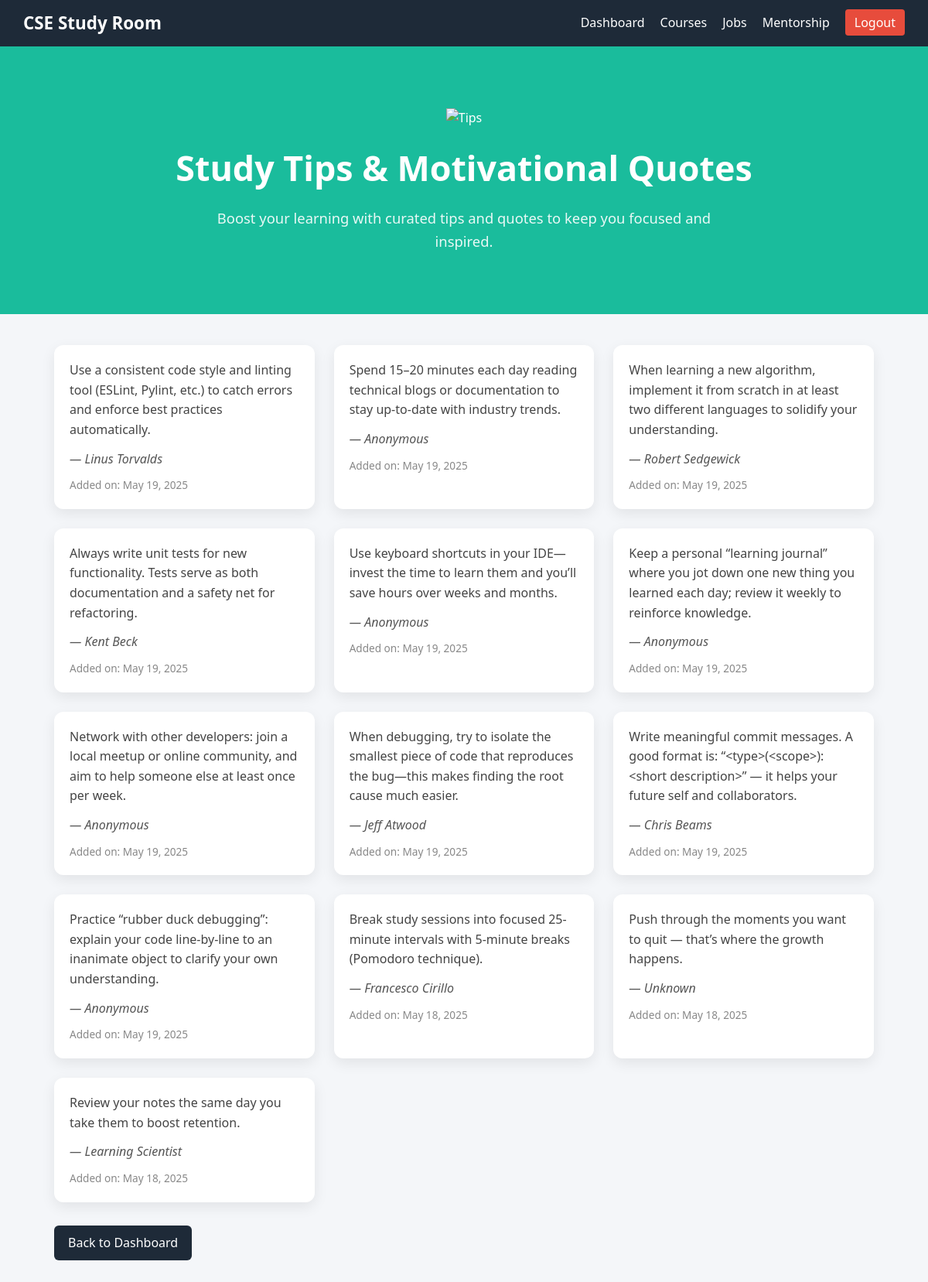
Page /pages/tips.php (signed in) on the committed database.
### tables this page shows
CREATE TABLE `tips` (
  `id` int(11) NOT NULL,
  `tip_text` text NOT NULL,
  `author` varchar(255) DEFAULT NULL,
  `created_at` timestamp NOT NULL DEFAULT current_timestamp()
);

### pages/tips.php (the view, shortened to what this page needs)
<?php
include('../db.php');
$stmt = $conn->query("SELECT * FROM tips ORDER BY created_at DESC");
$tips = $stmt->fetchAll(PDO::FETCH_ASSOC);
?>
<!DOCTYPE html>
<html lang="en">
<head>
  <link rel="stylesheet" href="../assets/css/tips.css">
</head>
<body>
  <nav class="nav">
    <div class="nav__brand">CSE Study Room</div>
    <ul class="nav__links">
      <li><a href="dashboard.php">Dashboard</a></li>
      <li><a href="courses.php">Courses</a></li>
      <li><a href="jobs.php">Jobs</a></li>
      <li><a href="mentorship.php">Mentorship</a></li>
      <li><a href="../auth/logout.php" class="nav__logout">Logout</a></li>
    </ul>
  </nav>
 <section class="hero">
  <img src="../assets/images/tips.png" alt="Tips" class="hero-img">
  <h1 class="hero-title">Study Tips & Motivational Quotes</h1>
  <p class="hero-subtitle">
    Boost your learning with curated tips and quotes to keep you focused and inspired.
  </p>
</section>
  <div class="container">
    <?php if ($tips): ?>
      <div class="tips-list">
        <?php foreach ($tips as $tip): ?>
          <div class="tip-item">
            <div class="tip-text"><?php echo nl2br(htmlspecialchars($tip['tip_text'])); ?></div>
            <?php if (!empty($tip['author'])): ?>
              <div class="tip-author">&mdash; <?php echo htmlspecialchars($tip['author']); ?></div>
            <?php endif; ?>
            <small class="tip-date">Added on: <?php echo date('F j, Y', strtotime($tip['created_at'])); ?></small>
          </div>
        <?php endforeach; ?>
      </div>
    <?php else: ?>
      <p>No tips available at the moment. Check back soon!</p>
    <?php endif; ?>
    <div class="section">
      <a href="dashboard.php" class="btn">Back to Dashboard</a>
    </div>
  </div>
</body>
</html>

### style/tips.css (style rules this page uses)
* { margin: 0; padding: 0; box-sizing: border-box; }
body { font-family: 'Segoe UI', Tahoma, Geneva, Verdana, sans-serif; background-color: #f4f6f9; color: #333; line-height: 1.6; }
.nav { display: flex; align-items: center; justify-content: space-between; background: #1e2a38; padding: 0 30px; height: 60px; position: relative; z-index: 100; }
.nav__brand { color: #fff; font-size: 1.4rem; font-weight: bold; }
.nav__links { list-style: none; display: flex; gap: 20px; }
.nav__links a { color: #fff; text-decoration: none; font-weight: 500; transition: color .2s; }
.nav__logout { background: #e74c3c; padding: 6px 12px; border-radius: 4px; transition: background .2s; }
.hero { background: #1abc9c; color: #fff; padding: 80px 20px; text-align: center; }
.hero-title { font-size: 2.8rem; margin-bottom: 15px; }
.hero-subtitle { font-size: 1.15rem; max-width: 700px; margin: 0 auto; opacity: .9; }
.container { max-width: 1100px; margin: 40px auto; padding: 0 20px; }
.tips-list { display: grid; grid-template-columns: repeat(auto-fit, minmax(300px,1fr)); gap: 25px; }
.tip-item { background: #fff; border-radius: 12px; padding: 20px; box-shadow: 0 6px 18px rgba(0,0,0,.08); transition: transform .3s, box-shadow .3s; }
.tip-text { font-size: 1em; color: #444; margin-bottom: 12px; }
.tip-author { font-style: italic; color: #555; margin-bottom: 10px; }
.tip-date { display: block; color: #888; font-size: 0.85em; }
.section .btn { display: inline-block; margin-top: 30px; background: #1e2a38; color: #fff; padding: 10px 18px; border-radius: 6px; text-decoration: none; transition: background .2s; }

### pages/tips.php (style rules this page uses)
.hero img.hero-img { max-width: 100px; margin-bottom: 15px; }

### rows in the picture
tips: tip_text "Use a consistent code style and linting tool (ESLint, Pylint, etc.) to catch errors and enforce best practices automatically.", author "Linus Torvalds", created_at "May 19, 2025"
tips: tip_text "Spend 15–20 minutes each day reading technical blogs or documentation to stay up-to-date with industry trends.", author "Anonymous", created_at "May 19, 2025"
tips: tip_text "When learning a new algorithm, implement it from scratch in at least two different languages to solidify your understanding.", author "Robert Sedgewick", created_at "May 19, 2025"
tips: tip_text "Always write unit tests for new functionality. Tests serve as both documentation and a safety net for refactoring.", author "Kent Beck", created_at "May 19, 2025"
tips: tip_text "Use keyboard shortcuts in your IDE—invest the time to learn them and you’ll save hours over weeks and months.", author "Anonymous", created_at "May 19, 2025"
tips: tip_text "Keep a personal “learning journal” where you jot down one new thing you learned each day; review it weekly to reinforce knowledge.", author "Anonymous", created_at "May 19, 2025"
tips: tip_text "Network with other developers: join a local meetup or online community, and aim to help someone else at least once per week.", author "Anonymous", created_at "May 19, 2025"
tips: tip_text "When debugging, try to isolate the smallest piece of code that reproduces the bug—this makes finding the root cause much easier.", author "Jeff Atwood", created_at "May 19, 2025"
tips: tip_text "Write meaningful commit messages. A good format is: “<type>(<scope>): <short description>” — it helps your future self and collaborators.", author "Chris Beams", created_at "May 19, 2025"
tips: tip_text "Practice “rubber duck debugging”: explain your code line-by-line to an inanimate object to clarify your own understanding.", author "Anonymous", created_at "May 19, 2025"
tips: tip_text "Break study sessions into focused 25-minute intervals with 5-minute breaks (Pomodoro technique).", author "Francesco Cirillo", created_at "May 18, 2025"
tips: tip_text "Push through the moments you want to quit — that’s where the growth happens.", author "Unknown", created_at "May 18, 2025"
tips: tip_text "Review your notes the same day you take them to boost retention.", author "Learning Scientist", created_at "May 18, 2025"
